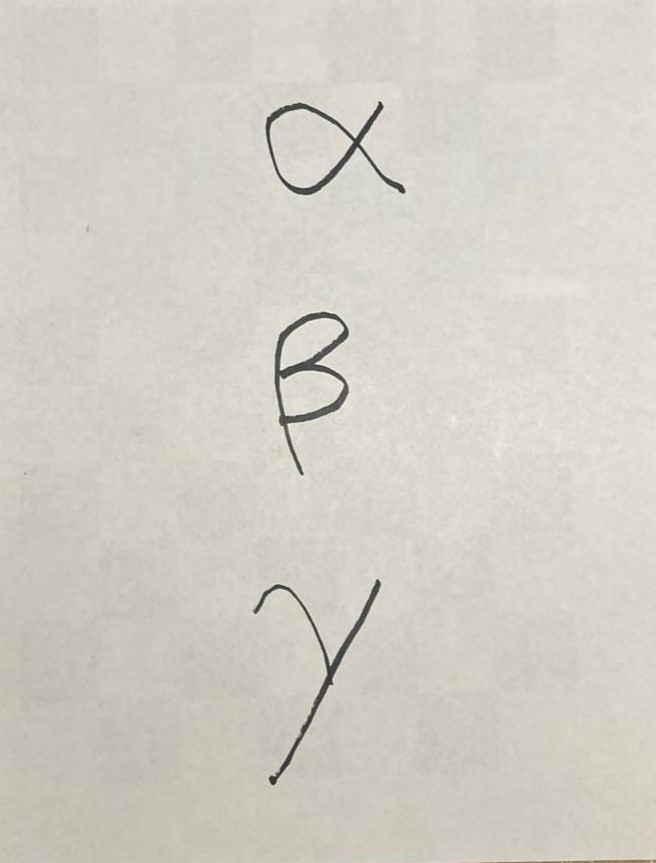
//> input picture ComputerVision_CS5330_25Fall/Project5/custom_greek_raw/alpha-beta-gamma1.jpeg, 656 x 863 px, given in place of the camera
$ ./P4-robust-fea   (built with g++ and OpenCV 4)
//> lines starting //> are read from the running program, lines starting //| are printed output that depends on the picture; after the words box and inside, x2 and y2 are one past the last pixel; in counts of white or black regions, pixels touching at a corner belong together
/*
xfeatures2d 模块不在OpenCV的主库中，而是在 opencv_contrib 扩展模块里,所以报错了
*/
#include <opencv2/opencv.hpp>
#include <opencv2/features2d.hpp>
#include <iostream>
#include <vector>

class FeatureDetector {
public:
    enum DetectorType { HARRIS, GFTT, FAST, ORB, SIFT}; //main()无法访问类内部 private 的枚举成员，所以改成了public、
private:
    // enum DetectorType { HARRIS, GFTT, FAST, ORB, SIFT}; //另一种解决方法是提供 public setter
    DetectorType current_detector;

    // Harris parameters
    int harris_block_size = 2;
    int harris_aperture = 3;
    double harris_k = 0.04;
    double harris_threshold = 200.0;

    // GFTT parameters
    int gftt_max_corners = 100;
    double gftt_quality = 0.01;
    double gftt_min_distance = 10;

    // FAST parameters
    int fast_threshold = 20;

    // ORB parameters
    int orb_features = 500;

    // SIFT parameters
    int sift_features = 100;
    double sift_contrast = 0.04;

    cv::Mat reference_image;
    std::vector<cv::KeyPoint> reference_keypoints;
    cv::Mat reference_descriptors;
    bool has_reference = false;

public:
    FeatureDetector() : current_detector(HARRIS) {}

    void detectHarrisCorners(const cv::Mat& gray, std::vector<cv::KeyPoint>& keypoints) {
        cv::Mat dst, dst_norm;

        // Detect Harris corners
        cv::cornerHarris(gray, dst, harris_block_size, harris_aperture, harris_k);
        cv::normalize(dst, dst_norm, 0, 255, cv::NORM_MINMAX, CV_32FC1);

        // Convert to keypoints
        keypoints.clear();
        for (int i = 0; i < dst_norm.rows; i++) {
            for (int j = 0; j < dst_norm.cols; j++) {
                if (dst_norm.at<float>(i, j) > harris_threshold) {
                    keypoints.push_back(cv::KeyPoint(j, i, 5));
                }
            }
        }

        std::cout << "\r[HARRIS] Corners: " << keypoints.size()
                  << " | Threshold: " << harris_threshold << "   " << std::flush;
    }

    // [46 lines left out: functions detectGFTT, detectFAST, detectORB, detectSIFT, not called in this run]


    void detectFeatures(const cv::Mat& frame, std::vector<cv::KeyPoint>& keypoints,
                       cv::Mat& descriptors) {
        cv::Mat gray;
        cv::cvtColor(frame, gray, cv::COLOR_BGR2GRAY);

        keypoints.clear();
        descriptors = cv::Mat();

        switch (current_detector) {
            case HARRIS:
                detectHarrisCorners(gray, keypoints);
                break;
            case GFTT:
                detectGFTT(gray, keypoints);
                break;
            case FAST:
                detectFAST(gray, keypoints);
                break;
            case ORB:
                detectORB(gray, keypoints, descriptors);
                break;
            case SIFT:
                detectSIFT(gray, keypoints, descriptors);
                break;
        }
    }

    void drawFeatures(cv::Mat& frame, const std::vector<cv::KeyPoint>& keypoints) {
        // Draw keypoints with different colors based on response
        for (const auto& kp : keypoints) {
            // Color based on response strength
            int intensity = std::min(255, (int)(kp.response * 100));
            cv::Scalar color(0, 255 - intensity/2, intensity);

            // Draw circle
            cv::circle(frame, kp.pt, 3, color, -1);
            cv::circle(frame, kp.pt, 5, cv::Scalar(0, 255, 0), 1);

            // Draw orientation if available
            if (kp.angle >= 0) {
                float angle_rad = kp.angle * CV_PI / 180.0f;
                cv::Point2f end(kp.pt.x + 10 * std::cos(angle_rad),
                               kp.pt.y + 10 * std::sin(angle_rad));
                cv::line(frame, kp.pt, end, cv::Scalar(255, 0, 0), 1);
            }
        }
    }

    // [82 lines left out: functions saveReference, matchAndDraw, not called in this run]

    void adjustParameters(char key) {
        switch (key) {
            // Harris adjustments
            case 'w': harris_threshold += 10; break;
            case 's': harris_threshold = std::max(10.0, harris_threshold - 10); break;

            // GFTT adjustments
            case 'e': gftt_quality += 0.01; break;
            case 'd': gftt_quality = std::max(0.001, gftt_quality - 0.01); break;
            case 'r': gftt_min_distance += 1; break;
            case 'f': gftt_min_distance = std::max(1.0, gftt_min_distance - 1); break;

            // FAST adjustments
            case 't': fast_threshold += 5; break;
            case 'g': fast_threshold = std::max(5, fast_threshold - 5); break;

            // ORB adjustments
            case 'y': orb_features += 100; break;
            case 'h': orb_features = std::max(100, orb_features - 100); break;

            // SIFT adjustments
            case 'u': sift_contrast += 0.01; break;
            case 'j': sift_contrast = std::max(0.01, sift_contrast - 0.01); break;
        }
    }

    // [5 lines left out: function setDetector, not called in this run]

    DetectorType getCurrentDetector() const { return current_detector; }

    void printHelp() {
        std::cout << "\n" << std::string(70, '=') << std::endl;
        std::cout << "ROBUST FEATURE DETECTION" << std::endl;
        std::cout << std::string(70, '=') << std::endl;
        std::cout << "\nDetector Selection:" << std::endl;
        std::cout << "  '1' - Harris Corner Detector" << std::endl;
        std::cout << "  '2' - Good Features To Track (GFTT)" << std::endl;
        std::cout << "  '3' - FAST Features" << std::endl;
        std::cout << "  '4' - ORB Features" << std::endl;
        std::cout << "  '5' - SIFT Features" << std::endl;

        std::cout << "\nParameter Adjustments:" << std::endl;
        std::cout << "  Harris: 'w'/'s' - Increase/Decrease threshold" << std::endl;
        std::cout << "  GFTT: 'e'/'d' - Adjust quality level" << std::endl;
        std::cout << "        'r'/'f' - Adjust min distance" << std::endl;
        std::cout << "  FAST: 't'/'g' - Adjust threshold" << std::endl;
        std::cout << "  ORB: 'y'/'h' - Adjust max features" << std::endl;
        std::cout << "  SIFT: 'u'/'j' - Adjust contrast threshold" << std::endl;

        std::cout << "\nOther Controls:" << std::endl;
        std::cout << "  'p' - Save current frame as reference pattern" << std::endl;
        std::cout << "  'm' - Toggle matching mode (if reference saved)" << std::endl;
        std::cout << "  'c' - Capture screenshot" << std::endl;
        std::cout << "  'q' - Quit" << std::endl;
        std::cout << std::string(70, '=') << std::endl << std::endl;
    }
};

int main() {
    FeatureDetector detector;
    detector.printHelp();

    cv::VideoCapture cap(0);
    if (!cap.isOpened()) {
        std::cerr << "Error: Cannot open camera" << std::endl;
        return -1;
    }

    cap.set(cv::CAP_PROP_FRAME_WIDTH, 1280);
    cap.set(cv::CAP_PROP_FRAME_HEIGHT, 720);

    cv::Mat frame;
    bool matching_mode = false;
    int screenshot_count = 0;

    std::string detector_names[] = {"Harris", "GFTT", "FAST", "ORB", "SIFT", "SURF"};

    while (true) {
        cap >> frame;
//> frame is the input picture: 863 rows x 656 cols, CV_8UC3; mean B, G, R 197.5, 206.8, 210.9
        if (frame.empty()) break;

        cv::Mat display = frame.clone();

        // Detect features
        std::vector<cv::KeyPoint> keypoints;
        cv::Mat descriptors;
        detector.detectFeatures(display, keypoints, descriptors);
//> in detectHarrisCorners, `cv::cornerHarris(gray, dst, harris_block_size, harris_aperture, harris..`:
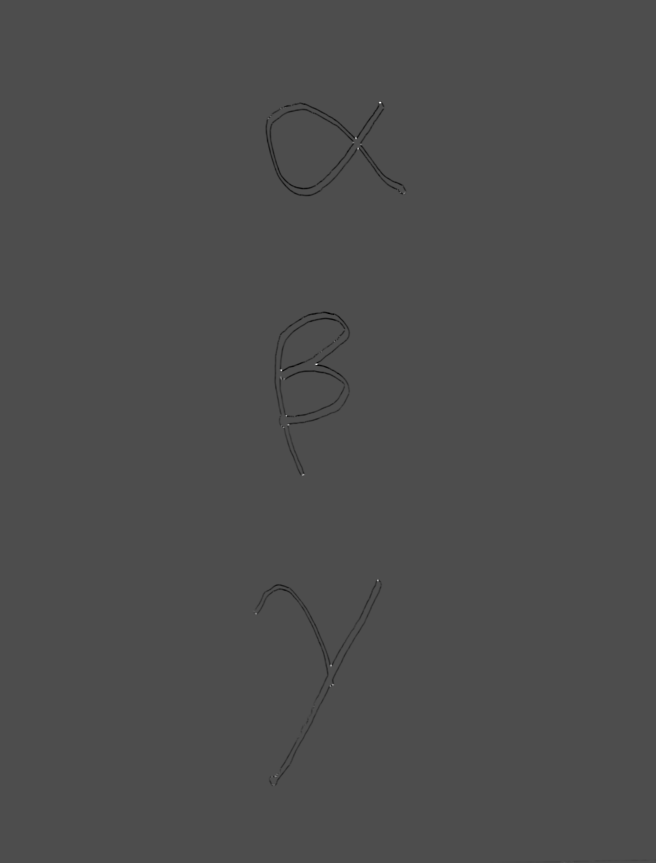
//> dst: 863 rows x 656 cols, CV_32FC1; min -0.00435, max 0.01, mean -1.1e-05; drawn with min black and max white
//> after the loop in detectHarrisCorners, `for (int i = 0; i < dst_norm.rows; i++)`: keypoints = 4 keypoints; (x, y, size): (379, 102, 5), (380, 102, 5), (316, 364, 5), (281, 370, 5)
//| [HARRIS] Corners: 4 | Threshold: 200

        // Draw features
        detector.drawFeatures(display, keypoints);
//> the loop in drawFeatures, `for (const auto& kp : keypoints)` made 4 passes
//> after the loop in drawFeatures, `for (const auto& kp : keypoints)`: frame: 863 rows x 656 cols, CV_8UC3; 198 pixels changed, all inside (x1, y1, x2, y2) = (276, 97, 386, 376)

        // If in matching mode, match with reference
        if (matching_mode) {
            detector.matchAndDraw(display, keypoints, descriptors);
        }

        // Display info
        std::string detector_text = "Detector: " +
                                   detector_names[detector.getCurrentDetector()];
        cv::putText(display, detector_text, cv::Point(10, 30),
                   cv::FONT_HERSHEY_SIMPLEX, 0.7, cv::Scalar(255, 255, 255), 2);

        std::string feature_count = "Features: " + std::to_string(keypoints.size());
//> feature_count = "Features: 4"
        cv::putText(display, feature_count, cv::Point(10, 60),
                   cv::FONT_HERSHEY_SIMPLEX, 0.7, cv::Scalar(255, 255, 255), 2);
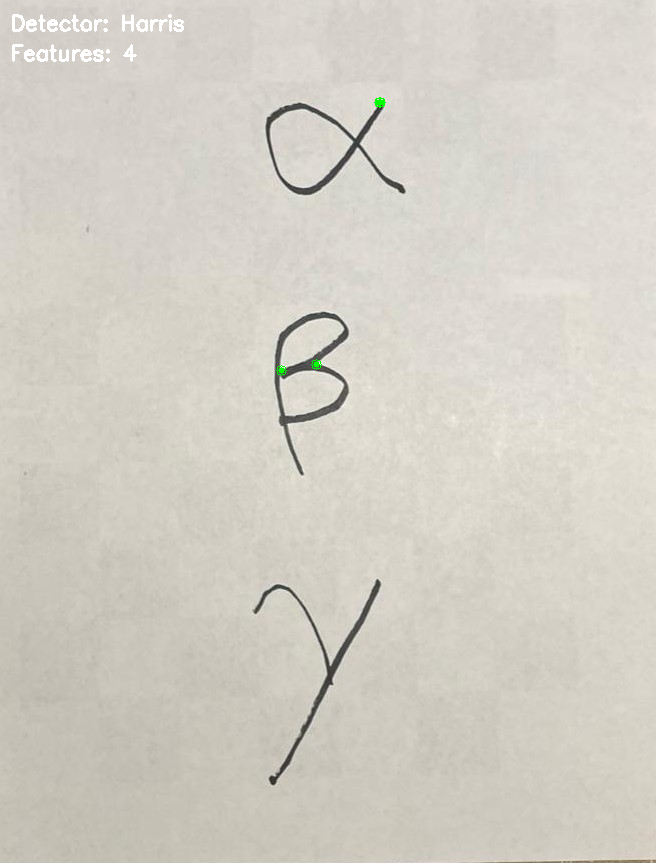
//> display: 863 rows x 656 cols, CV_8UC3; mean B, G, R 197.7, 207.1, 211

        if (matching_mode) {
            cv::putText(display, "MATCHING MODE", cv::Point(10, display.rows - 50),
                       cv::FONT_HERSHEY_SIMPLEX, 0.7, cv::Scalar(0, 255, 255), 2);
        }

        cv::imshow("Feature Detection", display);

        char key = cv::waitKey(500);
//> the 'e' key is pressed
        if (key == 'q' || key == 27) {
            break;
        } else if (key == '1') {
            detector.setDetector(FeatureDetector::HARRIS);
        } else if (key == '2') {
            detector.setDetector(FeatureDetector::GFTT);
        } else if (key == '3') {
            detector.setDetector(FeatureDetector::FAST);
        } else if (key == '4') {
            detector.setDetector(FeatureDetector::ORB);
        } else if (key == '5') {
            detector.setDetector(FeatureDetector::SIFT);
        } else if (key == 'p') {
            detector.saveReference(frame, keypoints, descriptors);
        } else if (key == 'm') {
            matching_mode = !matching_mode;
            std::cout << "\n[MODE] Matching: " << (matching_mode ? "ON" : "OFF") << std::endl;
        } else if (key == 's') {
            std::string filename = "AR_features_screenshot_" +
                                  std::to_string(screenshot_count++) + ".png";
            cv::imwrite(filename, display);
            std::cout << "\n[SAVED] " << filename << std::endl;
        } else {
            detector.adjustParameters(key);
        }
    }

    std::cout << std::endl;
    cap.release();
    cv::destroyAllWindows();

    return 0;
}

$ run again, on ComputerVision_CS5330_25Fall/Project5/custom_greek_raw/alpha-beta-gamma2.jpeg
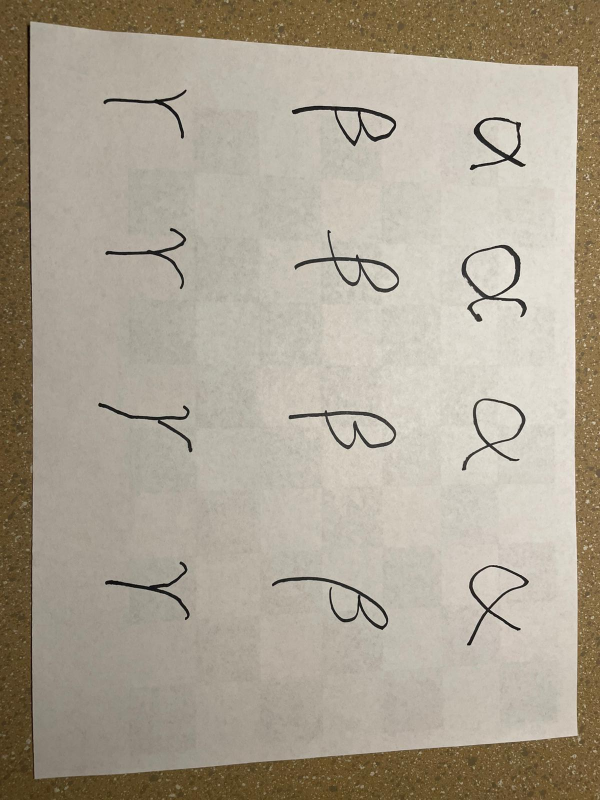
//> input picture ComputerVision_CS5330_25Fall/Project5/custom_greek_raw/alpha-beta-gamma2.jpeg, 1200 x 1600 px, given in place of the camera (shown at 1/2 size)
//> frame is the input picture: 1600 rows x 1200 cols, CV_8UC3; mean B, G, R 147.2, 163.1, 172.2
//> in detectFeatures, `cv::cvtColor(frame, gray, cv::COLOR_BGR2GRAY);`:
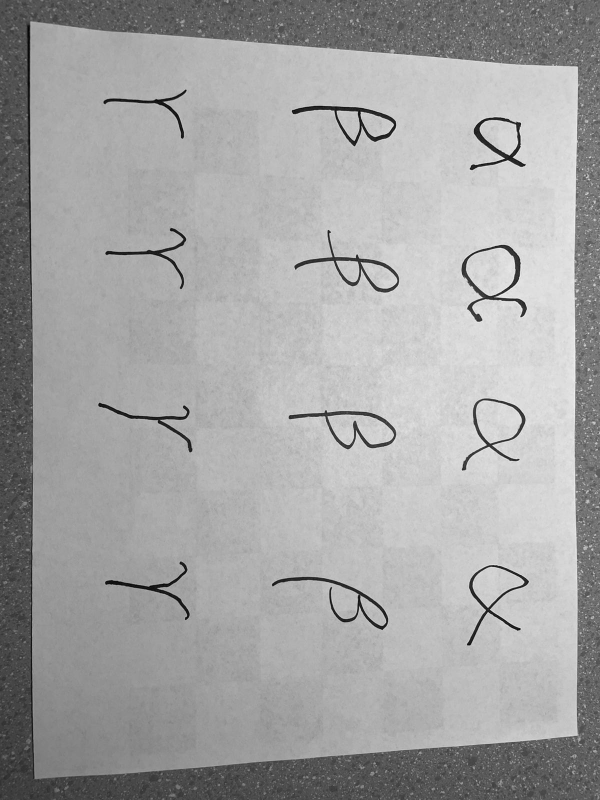
//> gray: 1600 rows x 1200 cols, CV_8UC1 (shown at 1/2 size); min 0, max 254, mean 164
//> after the loop in detectHarrisCorners, `for (int i = 0; i < dst_norm.rows; i++)`: keypoints = 4 keypoints; (x, y, size): (1026, 315, 5), (1009, 317, 5), (1042, 634, 5), (1038, 919, 5)
//| [HARRIS] Corners: 4 | Threshold: 200
//> the loop in drawFeatures, `for (const auto& kp : keypoints)` made 4 passes
//> feature_count = "Features: 4"
//> `cv::putText(display, feature_count, cv::Point(10, 60), cv::FONT_HERSHE..`:
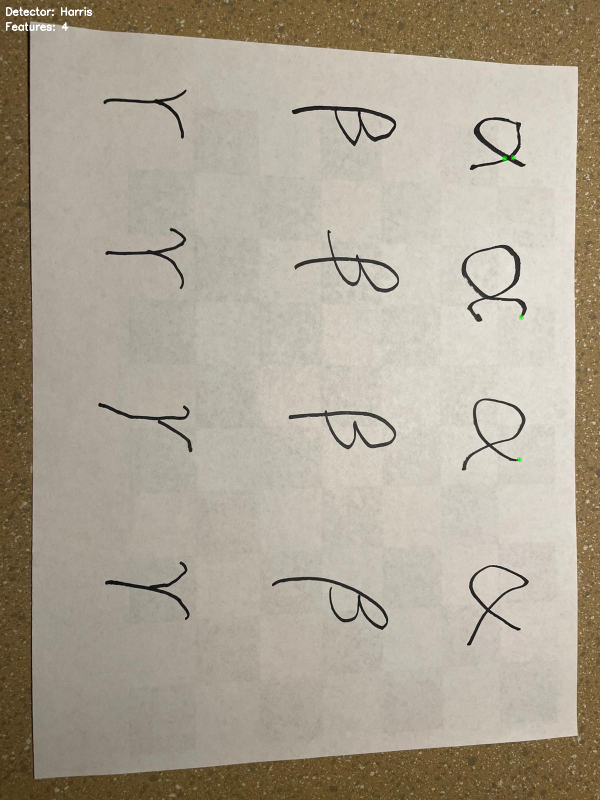
//> display: 1600 rows x 1200 cols, CV_8UC3 (shown at 1/2 size); mean B, G, R 147.3, 163.3, 172.3

$ run again, on ComputerVision_CS5330_25Fall/Project5/custom_greek_raw/alpha.jpeg
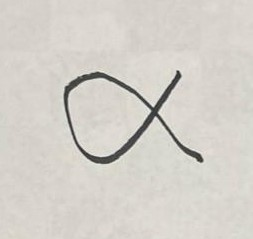
//> input picture ComputerVision_CS5330_25Fall/Project5/custom_greek_raw/alpha.jpeg, 253 x 239 px, given in place of the camera
//> frame is the input picture: 239 rows x 253 cols, CV_8UC3; mean B, G, R 201.6, 208.1, 212
//> in detectHarrisCorners, `cv::cornerHarris(gray, dst, harris_block_size, harris_aperture, harris..`:
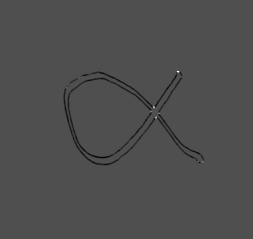
//> dst: 239 rows x 253 cols, CV_32FC1; min -0.00355, max 0.00778, mean -3.94e-05; drawn with min black and max white
//> after the loop in detectHarrisCorners, `for (int i = 0; i < dst_norm.rows; i++)`: keypoints = 2 keypoints; (x, y, size): (177, 71, 5), (178, 71, 5)
//| [HARRIS] Corners: 2 | Threshold: 200
//> the loop in drawFeatures, `for (const auto& kp : keypoints)` made 2 passes
//> (kp, intensity, color) on passes 1 to 2: (keypoint at (177, 71), size 5, 0, Scalar(0, 255)), (keypoint at (178, 71), size 5, 0, Scalar(0, 255))
//> feature_count = "Features: 2"
//> `cv::putText(display, feature_count, cv::Point(10, 60), cv::FONT_HERSHE..`:
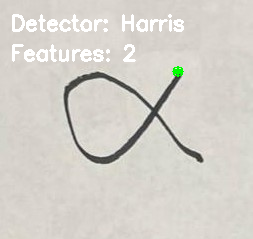
//> display: 239 rows x 253 cols, CV_8UC3; mean B, G, R 203.1, 209.7, 213.1

$ run again, on ComputerVision_CS5330_25Fall/Project5/custom_greek_raw/beta.jpeg
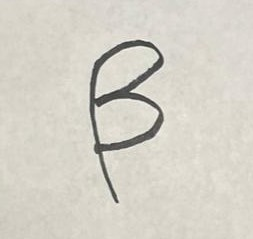
//> input picture ComputerVision_CS5330_25Fall/Project5/custom_greek_raw/beta.jpeg, 253 x 239 px, given in place of the camera
//> frame is the input picture: 239 rows x 253 cols, CV_8UC3; mean B, G, R 199.1, 209, 212.6
//> after the loop in detectHarrisCorners, `for (int i = 0; i < dst_norm.rows; i++)`: keypoints = 2 keypoints; (x, y, size): (131, 92, 5), (96, 98, 5)
//| [HARRIS] Corners: 2 | Threshold: 200
//> the loop in drawFeatures, `for (const auto& kp : keypoints)` made 2 passes
//> (kp, intensity, color) on passes 1 to 2: (keypoint at (131, 92), size 5, 0, Scalar(0, 255)), (keypoint at (96, 98), size 5, 0, Scalar(0, 255))
//> after the loop in drawFeatures, `for (const auto& kp : keypoints)`:
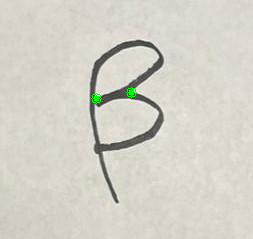
//> frame: 239 rows x 253 cols, CV_8UC3; 0.19% of pixels changed, all inside (x1, y1, x2, y2) = (91, 87, 137, 104)
//> feature_count = "Features: 2"
//> `cv::putText(display, feature_count, cv::Point(10, 60), cv::FONT_HERSHE..`:
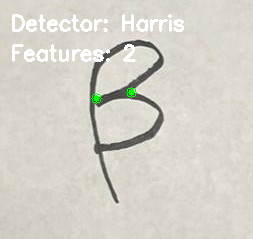
//> display: 239 rows x 253 cols, CV_8UC3; mean B, G, R 200.7, 210.8, 213.8
